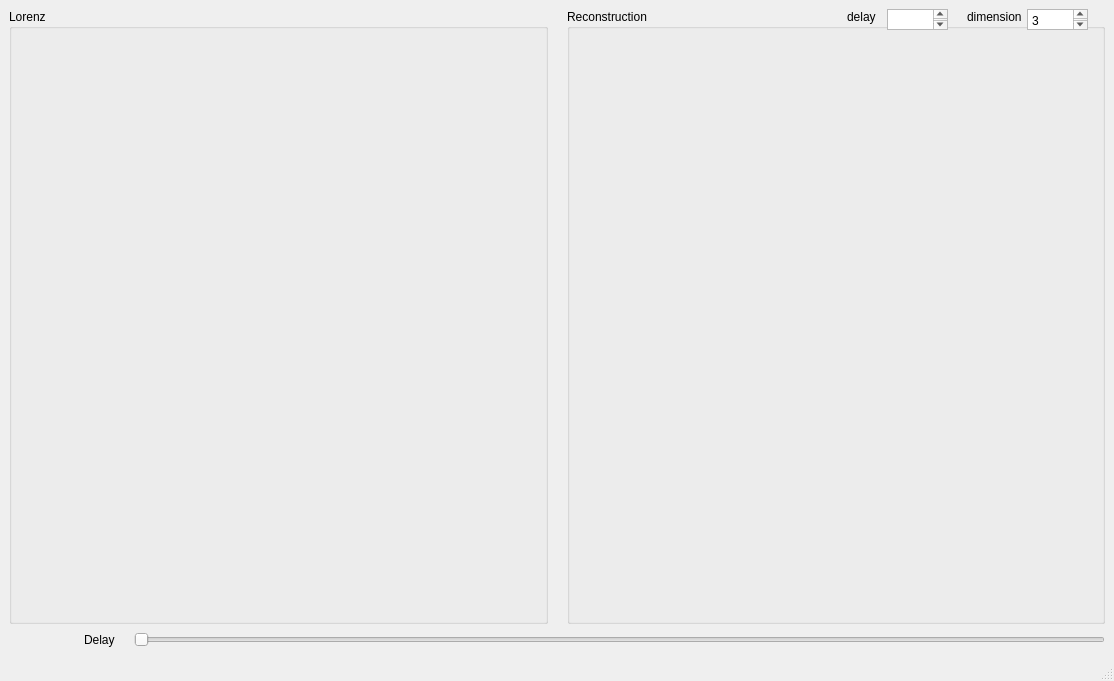
<?xml version="1.0" encoding="UTF-8"?>
<ui version="4.0">
 <class>MainWindow</class>
 <widget class="QMainWindow" name="MainWindow">
  <property name="geometry">
   <rect>
    <x>0</x>
    <y>0</y>
    <width>1114</width>
    <height>681</height>
   </rect>
  </property>
  <property name="minimumSize">
   <size>
    <width>800</width>
    <height>0</height>
   </size>
  </property>
  <property name="windowTitle">
   <string>MainWindow</string>
  </property>
  <widget class="QWidget" name="centralwidget">
   <layout class="QGridLayout" name="gridLayout">
    <item row="0" column="0" colspan="2">
     <layout class="QHBoxLayout" name="horizontalLayout">
      <item>
       <widget class="QGroupBox" name="groupBox">
        <property name="sizePolicy">
         <sizepolicy hsizetype="Expanding" vsizetype="Expanding">
          <horstretch>0</horstretch>
          <verstretch>0</verstretch>
         </sizepolicy>
        </property>
        <property name="title">
         <string>Lorenz</string>
        </property>
       </widget>
      </item>
      <item>
       <widget class="QLabel" name="label_3">
        <property name="text">
         <string/>
        </property>
       </widget>
      </item>
      <item>
       <widget class="QGroupBox" name="groupBox_2">
        <property name="enabled">
         <bool>true</bool>
        </property>
        <property name="sizePolicy">
         <sizepolicy hsizetype="Expanding" vsizetype="Expanding">
          <horstretch>0</horstretch>
          <verstretch>0</verstretch>
         </sizepolicy>
        </property>
        <property name="minimumSize">
         <size>
          <width>0</width>
          <height>400</height>
         </size>
        </property>
        <property name="title">
         <string>Reconstruction</string>
        </property>
        <widget class="QLabel" name="label_5">
         <property name="geometry">
          <rect>
           <x>280</x>
           <y>0</y>
           <width>72</width>
           <height>15</height>
          </rect>
         </property>
         <property name="text">
          <string>delay</string>
         </property>
        </widget>
        <widget class="QTextBrowser" name="textBrowser">
         <property name="geometry">
          <rect>
           <x>320</x>
           <y>0</y>
           <width>61</width>
           <height>21</height>
          </rect>
         </property>
        </widget>
        <widget class="QLabel" name="label_6">
         <property name="geometry">
          <rect>
           <x>400</x>
           <y>0</y>
           <width>72</width>
           <height>15</height>
          </rect>
         </property>
         <property name="text">
          <string>dimension</string>
         </property>
        </widget>
        <widget class="QTextBrowser" name="textBrowser_2">
         <property name="geometry">
          <rect>
           <x>460</x>
           <y>0</y>
           <width>61</width>
           <height>21</height>
          </rect>
         </property>
         <property name="html">
          <string>&lt;!DOCTYPE HTML PUBLIC &quot;-//W3C//DTD HTML 4.0//EN&quot; &quot;http://www.w3.org/TR/REC-html40/strict.dtd&quot;&gt;
&lt;html&gt;&lt;head&gt;&lt;meta name=&quot;qrichtext&quot; content=&quot;1&quot; /&gt;&lt;style type=&quot;text/css&quot;&gt;
p, li { white-space: pre-wrap; }
&lt;/style&gt;&lt;/head&gt;&lt;body style=&quot; font-family:'SimSun'; font-size:9pt; font-weight:400; font-style:normal;&quot;&gt;
&lt;p style=&quot; margin-top:0px; margin-bottom:0px; margin-left:0px; margin-right:0px; -qt-block-indent:0; text-indent:0px;&quot;&gt;3&lt;/p&gt;&lt;/body&gt;&lt;/html&gt;</string>
         </property>
        </widget>
        <zorder>label_6</zorder>
        <zorder>textBrowser_2</zorder>
        <zorder>label_5</zorder>
        <zorder>textBrowser</zorder>
       </widget>
      </item>
     </layout>
    </item>
    <item row="1" column="1">
     <layout class="QHBoxLayout" name="horizontalLayout_2">
      <property name="leftMargin">
       <number>56</number>
      </property>
      <item>
       <widget class="QLabel" name="label_4">
        <property name="text">
         <string/>
        </property>
       </widget>
      </item>
      <item>
       <widget class="QLabel" name="label">
        <property name="sizePolicy">
         <sizepolicy hsizetype="Preferred" vsizetype="Expanding">
          <horstretch>0</horstretch>
          <verstretch>0</verstretch>
         </sizepolicy>
        </property>
        <property name="maximumSize">
         <size>
          <width>16777215</width>
          <height>20</height>
         </size>
        </property>
        <property name="text">
         <string>Delay</string>
        </property>
       </widget>
      </item>
      <item>
       <widget class="QLabel" name="label_2">
        <property name="text">
         <string/>
        </property>
       </widget>
      </item>
      <item>
       <widget class="QSlider" name="horizontalSlider">
        <property name="sizePolicy">
         <sizepolicy hsizetype="Expanding" vsizetype="Expanding">
          <horstretch>0</horstretch>
          <verstretch>0</verstretch>
         </sizepolicy>
        </property>
        <property name="minimumSize">
         <size>
          <width>500</width>
          <height>0</height>
         </size>
        </property>
        <property name="maximumSize">
         <size>
          <width>16777215</width>
          <height>20</height>
         </size>
        </property>
        <property name="maximum">
         <number>50</number>
        </property>
        <property name="orientation">
         <enum>Qt::Horizontal</enum>
        </property>
       </widget>
      </item>
     </layout>
    </item>
   </layout>
  </widget>
  <widget class="QMenuBar" name="menubar">
   <property name="geometry">
    <rect>
     <x>0</x>
     <y>0</y>
     <width>1114</width>
     <height>26</height>
    </rect>
   </property>
  </widget>
  <widget class="QStatusBar" name="statusbar"/>
 </widget>
 <resources/>
 <connections/>
</ui>
